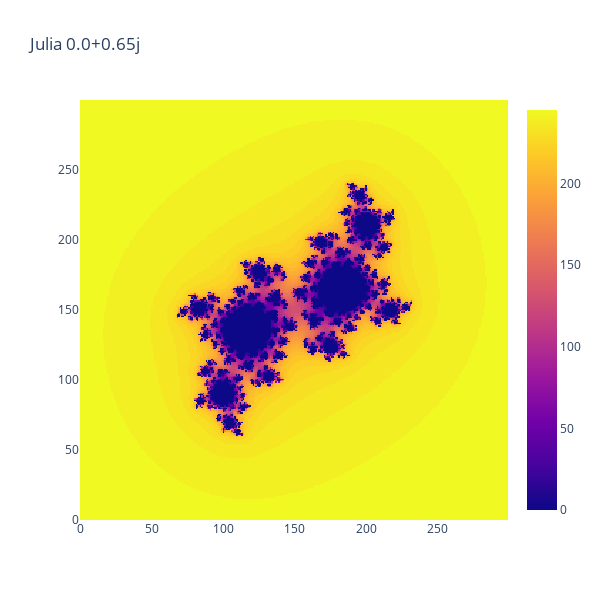

Notebook source saved alongside this figure:
### Markdown cell above
Using Plotly to create a `heatmap`. See [here](https://plot.ly/python/heatmaps/) for the docs and take a look at my [previous post](https://pyscience.wordpress.com/2014/09/02/interactive-plotting-in-ipython-notebook-part-22-plotly-2/) here to see how to use Plotly

### Code cell
data = Data([
    Heatmap(
        z=julia,
    )
])
layout = Layout(
    autosize=False,
    width = 600,
    height = 600,
    title='Julia 0.0+0.65j'
)
fig = Figure(data=data, layout=layout)

plot_url = plotly.offline.iplot(fig, filename='Julia')

### Figure 1 — Plotly figure (JSON) as saved in the notebook; plotly's stock layout.template omitted (floating-point values rounded to 4 significant figures; data arrays with more than 128 entries replaced by an {"elided": "..."} marker saying what was removed)
{"data": [{"type": "heatmap", "z": {"elided": "300x300 int values"}}], "layout": {"autosize": false, "height": 600, "title": {"text": "Julia 0.0+0.65j"}, "width": 600}}
